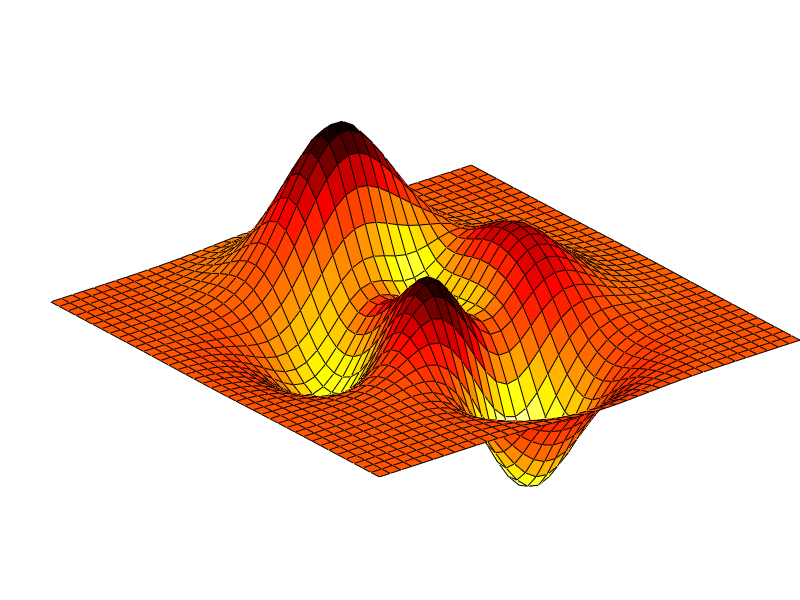

This chart was generated by the following MATLAB code: (Note: this script raises an error after producing the figure.)
function testThreeVector()

figure(1); clf; set(gcf, 'Color', 'w');
P = peaks(40);
C = del2(P);
surf(P,C);
colormap hot
view([322 39]);

xlabel('X');
ylabel('Y');
zlabel('Z');
hold on; axis off; axis tight;
set(gca, 'LooseInset', [ 0 0 0 0 ]);

tv = ThreeVector(gca);
% tv.installCallbacks();
rotate3d on;

